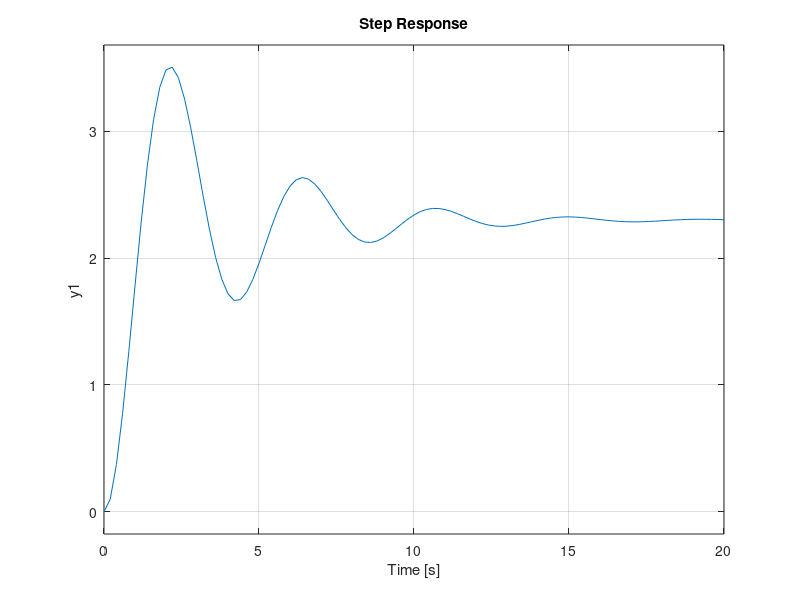

The MATLAB source for this figure:
clear all
clc
close all

s = tf('s');
A = 2.3;
e = 0.2;
wn = 1.5;

G = wn^2/(s^2+2*e*wn*s+wn^2);
R = A/s;

Y = G*R;

step(A*G)